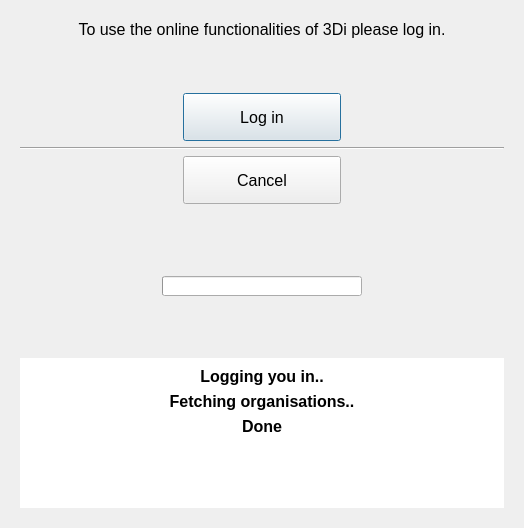
<?xml version="1.0" encoding="UTF-8"?>
<ui version="4.0">
 <class>Dialog</class>
 <widget class="QDialog" name="Dialog">
  <property name="windowModality">
   <enum>Qt::NonModal</enum>
  </property>
  <property name="geometry">
   <rect>
    <x>0</x>
    <y>0</y>
    <width>524</width>
    <height>524</height>
   </rect>
  </property>
  <property name="sizePolicy">
   <sizepolicy hsizetype="Preferred" vsizetype="Minimum">
    <horstretch>0</horstretch>
    <verstretch>0</verstretch>
   </sizepolicy>
  </property>
  <property name="font">
   <font>
    <family>Segoe UI</family>
   </font>
  </property>
  <property name="windowTitle">
   <string>Log in</string>
  </property>
  <layout class="QGridLayout" name="gridLayout">
   <item row="0" column="0" colspan="2">
    <widget class="QWidget" name="log_in_widget" native="true">
     <property name="sizePolicy">
      <sizepolicy hsizetype="Expanding" vsizetype="Expanding">
       <horstretch>0</horstretch>
       <verstretch>0</verstretch>
      </sizepolicy>
     </property>
     <property name="minimumSize">
      <size>
       <width>500</width>
       <height>250</height>
      </size>
     </property>
     <property name="font">
      <font>
       <family>Segoe UI</family>
       <pointsize>12</pointsize>
      </font>
     </property>
     <layout class="QGridLayout" name="gridLayout_5">
      <item row="0" column="0" colspan="3">
       <widget class="QLabel" name="label">
        <property name="sizePolicy">
         <sizepolicy hsizetype="MinimumExpanding" vsizetype="Preferred">
          <horstretch>0</horstretch>
          <verstretch>0</verstretch>
         </sizepolicy>
        </property>
        <property name="text">
         <string>To use the online functionalities of 3Di please log in.</string>
        </property>
        <property name="alignment">
         <set>Qt::AlignCenter</set>
        </property>
       </widget>
      </item>
      <item row="2" column="1">
       <layout class="QHBoxLayout" name="horizontalLayout_5">
        <item>
         <spacer name="horizontalSpacer_9">
          <property name="orientation">
           <enum>Qt::Horizontal</enum>
          </property>
          <property name="sizeHint" stdset="0">
           <size>
            <width>40</width>
            <height>20</height>
           </size>
          </property>
         </spacer>
        </item>
        <item>
         <widget class="QPushButton" name="pb_log_in">
          <property name="sizePolicy">
           <sizepolicy hsizetype="Expanding" vsizetype="Expanding">
            <horstretch>0</horstretch>
            <verstretch>0</verstretch>
           </sizepolicy>
          </property>
          <property name="minimumSize">
           <size>
            <width>100</width>
            <height>30</height>
           </size>
          </property>
          <property name="maximumSize">
           <size>
            <width>1677721</width>
            <height>16777215</height>
           </size>
          </property>
          <property name="layoutDirection">
           <enum>Qt::LeftToRight</enum>
          </property>
          <property name="text">
           <string>Log in</string>
          </property>
          <property name="checkable">
           <bool>false</bool>
          </property>
          <property name="default">
           <bool>true</bool>
          </property>
         </widget>
        </item>
        <item>
         <spacer name="horizontalSpacer_12">
          <property name="orientation">
           <enum>Qt::Horizontal</enum>
          </property>
          <property name="sizeHint" stdset="0">
           <size>
            <width>40</width>
            <height>20</height>
           </size>
          </property>
         </spacer>
        </item>
       </layout>
      </item>
      <item row="3" column="0" colspan="3">
       <widget class="Line" name="line">
        <property name="orientation">
         <enum>Qt::Horizontal</enum>
        </property>
       </widget>
      </item>
      <item row="5" column="1">
       <spacer name="verticalSpacer_2">
        <property name="orientation">
         <enum>Qt::Vertical</enum>
        </property>
        <property name="sizeHint" stdset="0">
         <size>
          <width>20</width>
          <height>40</height>
         </size>
        </property>
       </spacer>
      </item>
      <item row="4" column="1">
       <layout class="QHBoxLayout" name="horizontalLayout_4">
        <item>
         <spacer name="horizontalSpacer_14">
          <property name="orientation">
           <enum>Qt::Horizontal</enum>
          </property>
          <property name="sizeHint" stdset="0">
           <size>
            <width>40</width>
            <height>20</height>
           </size>
          </property>
         </spacer>
        </item>
        <item>
         <widget class="QPushButton" name="pb_cancel">
          <property name="sizePolicy">
           <sizepolicy hsizetype="Expanding" vsizetype="Expanding">
            <horstretch>0</horstretch>
            <verstretch>0</verstretch>
           </sizepolicy>
          </property>
          <property name="minimumSize">
           <size>
            <width>100</width>
            <height>30</height>
           </size>
          </property>
          <property name="maximumSize">
           <size>
            <width>16777215</width>
            <height>16777215</height>
           </size>
          </property>
          <property name="text">
           <string>Cancel</string>
          </property>
         </widget>
        </item>
        <item>
         <spacer name="horizontalSpacer_15">
          <property name="orientation">
           <enum>Qt::Horizontal</enum>
          </property>
          <property name="sizeHint" stdset="0">
           <size>
            <width>40</width>
            <height>20</height>
           </size>
          </property>
         </spacer>
        </item>
       </layout>
      </item>
      <item row="1" column="1">
       <spacer name="verticalSpacer_4">
        <property name="orientation">
         <enum>Qt::Vertical</enum>
        </property>
        <property name="sizeHint" stdset="0">
         <size>
          <width>20</width>
          <height>40</height>
         </size>
        </property>
       </spacer>
      </item>
     </layout>
    </widget>
   </item>
   <item row="1" column="0" colspan="2">
    <widget class="QWidget" name="wait_widget" native="true">
     <property name="sizePolicy">
      <sizepolicy hsizetype="Preferred" vsizetype="Expanding">
       <horstretch>0</horstretch>
       <verstretch>0</verstretch>
      </sizepolicy>
     </property>
     <property name="minimumSize">
      <size>
       <width>500</width>
       <height>250</height>
      </size>
     </property>
     <property name="font">
      <font>
       <family>Segoe UI</family>
       <pointsize>12</pointsize>
      </font>
     </property>
     <layout class="QGridLayout" name="gridLayout_6">
      <item row="0" column="1">
       <widget class="QProgressBar" name="log_pbar">
        <property name="sizePolicy">
         <sizepolicy hsizetype="Expanding" vsizetype="Preferred">
          <horstretch>0</horstretch>
          <verstretch>0</verstretch>
         </sizepolicy>
        </property>
        <property name="minimumSize">
         <size>
          <width>200</width>
          <height>20</height>
         </size>
        </property>
        <property name="font">
         <font>
          <pointsize>5</pointsize>
         </font>
        </property>
        <property name="maximum">
         <number>100</number>
        </property>
        <property name="value">
         <number>0</number>
        </property>
        <property name="textVisible">
         <bool>false</bool>
        </property>
       </widget>
      </item>
      <item row="0" column="2">
       <spacer name="horizontalSpacer_6">
        <property name="orientation">
         <enum>Qt::Horizontal</enum>
        </property>
        <property name="sizeHint" stdset="0">
         <size>
          <width>40</width>
          <height>20</height>
         </size>
        </property>
       </spacer>
      </item>
      <item row="0" column="0">
       <spacer name="horizontalSpacer_5">
        <property name="orientation">
         <enum>Qt::Horizontal</enum>
        </property>
        <property name="sizeHint" stdset="0">
         <size>
          <width>40</width>
          <height>20</height>
         </size>
        </property>
       </spacer>
      </item>
      <item row="2" column="0" colspan="3">
       <widget class="QWidget" name="msg_widget" native="true">
        <property name="sizePolicy">
         <sizepolicy hsizetype="Preferred" vsizetype="MinimumExpanding">
          <horstretch>0</horstretch>
          <verstretch>0</verstretch>
         </sizepolicy>
        </property>
        <property name="minimumSize">
         <size>
          <width>0</width>
          <height>150</height>
         </size>
        </property>
        <property name="font">
         <font>
          <family>Segoe UI</family>
          <pointsize>12</pointsize>
         </font>
        </property>
        <property name="styleSheet">
         <string notr="true">QWidget {background-color: white;}</string>
        </property>
        <layout class="QVBoxLayout" name="verticalLayout_2">
         <item>
          <widget class="QLabel" name="log_msg">
           <property name="font">
            <font>
             <family>Segoe UI</family>
             <pointsize>12</pointsize>
             <weight>75</weight>
             <bold>true</bold>
            </font>
           </property>
           <property name="text">
            <string>Logging you in..</string>
           </property>
           <property name="alignment">
            <set>Qt::AlignCenter</set>
           </property>
          </widget>
         </item>
         <item>
          <widget class="QLabel" name="fetch_msg">
           <property name="font">
            <font>
             <family>Segoe UI</family>
             <pointsize>12</pointsize>
             <weight>75</weight>
             <bold>true</bold>
            </font>
           </property>
           <property name="text">
            <string>Fetching organisations..</string>
           </property>
           <property name="alignment">
            <set>Qt::AlignCenter</set>
           </property>
          </widget>
         </item>
         <item>
          <widget class="QLabel" name="done_msg">
           <property name="font">
            <font>
             <family>Segoe UI</family>
             <pointsize>12</pointsize>
             <weight>75</weight>
             <bold>true</bold>
            </font>
           </property>
           <property name="text">
            <string>Done</string>
           </property>
           <property name="alignment">
            <set>Qt::AlignCenter</set>
           </property>
          </widget>
         </item>
         <item>
          <spacer name="verticalSpacer_3">
           <property name="orientation">
            <enum>Qt::Vertical</enum>
           </property>
           <property name="sizeHint" stdset="0">
            <size>
             <width>20</width>
             <height>40</height>
            </size>
           </property>
          </spacer>
         </item>
        </layout>
       </widget>
      </item>
      <item row="1" column="1">
       <spacer name="verticalSpacer_5">
        <property name="orientation">
         <enum>Qt::Vertical</enum>
        </property>
        <property name="sizeHint" stdset="0">
         <size>
          <width>20</width>
          <height>40</height>
         </size>
        </property>
       </spacer>
      </item>
     </layout>
    </widget>
   </item>
  </layout>
 </widget>
 <tabstops>
  <tabstop>pb_log_in</tabstop>
  <tabstop>pb_cancel</tabstop>
 </tabstops>
 <resources/>
 <connections/>
</ui>
